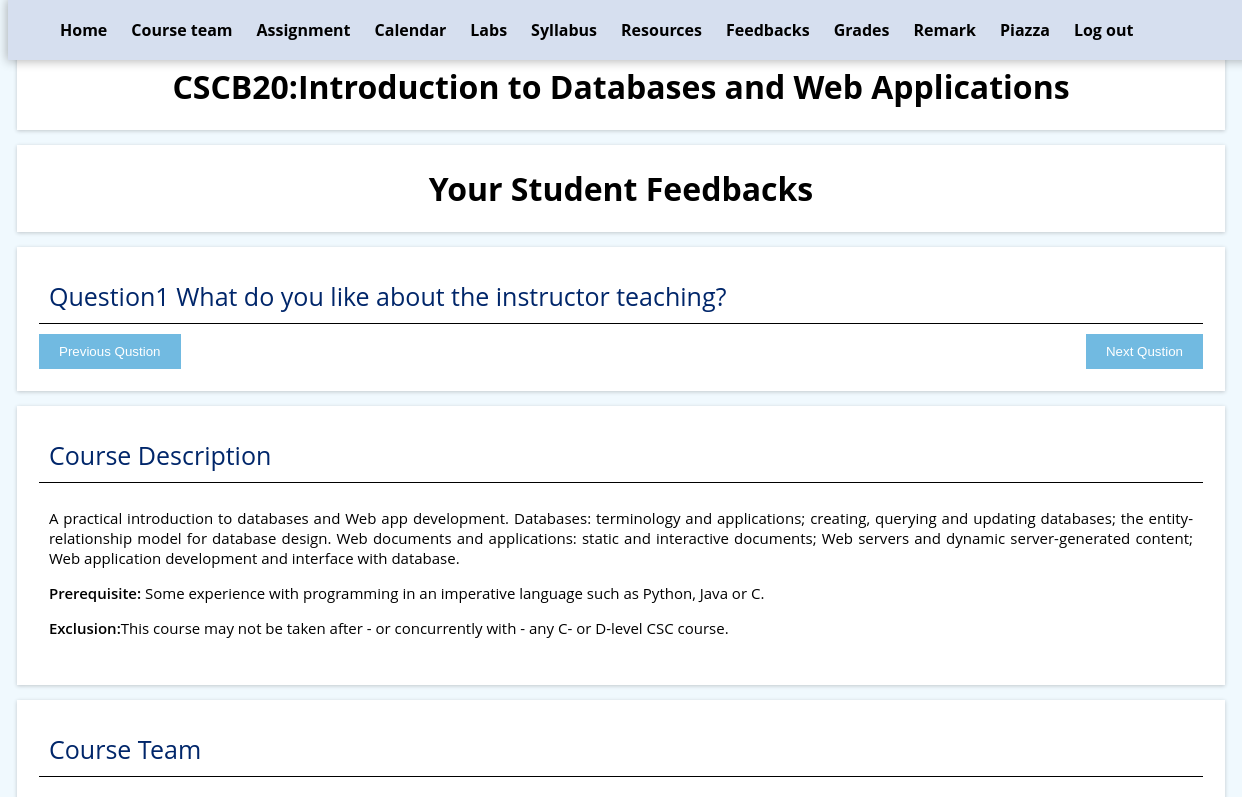
/feedback (signed in, upper part), run on an earlier commit of the app's database.
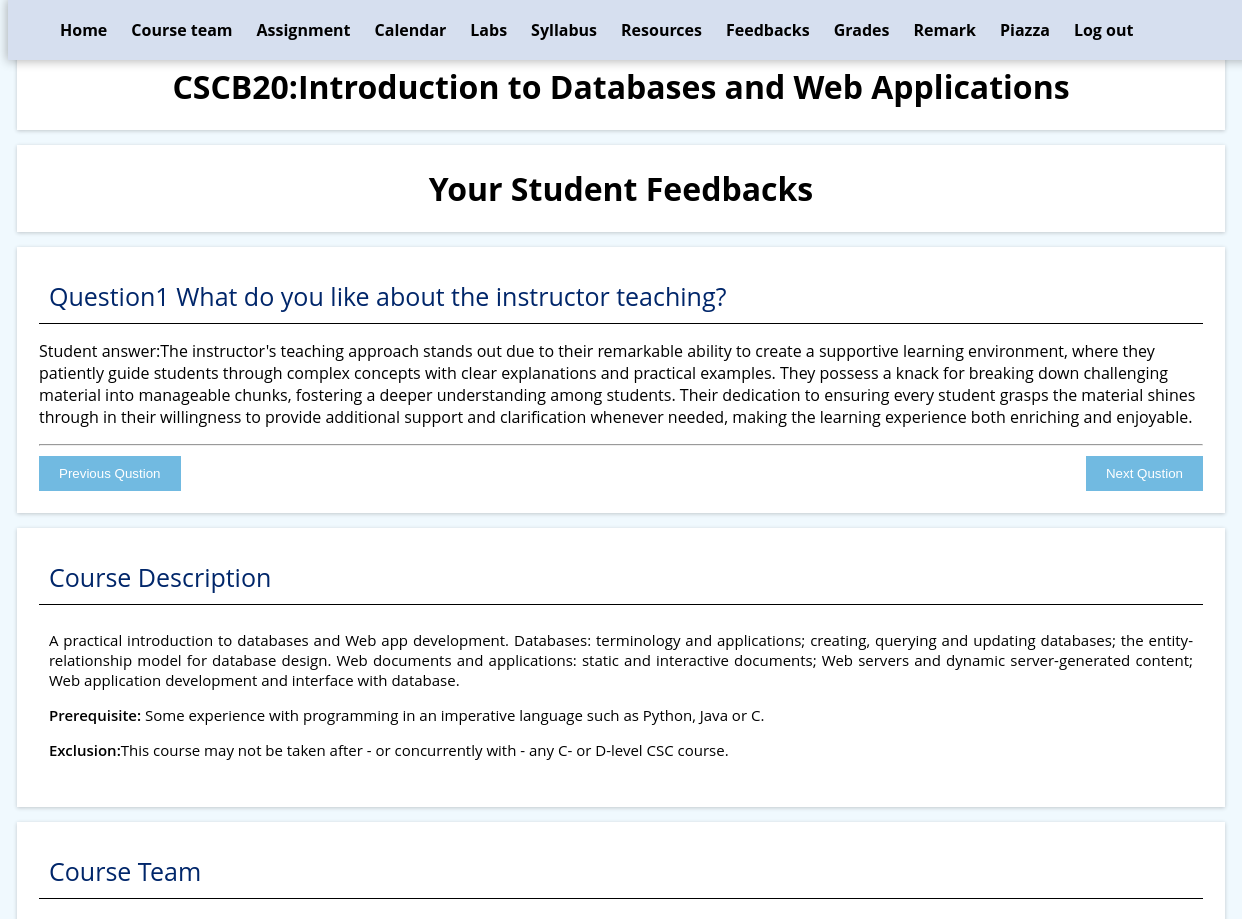
And on a later commit of the database.
### tables this page shows
CREATE TABLE "Feedback" (
    "feedbackid" INTEGER PRIMARY KEY AUTOINCREMENT,
    "Instructor" TEXT NOT NULL,
    "Q1" TEXT NOT NULL,
    "Q2" TEXT,
    "Q3" TEXT,
    "Q4" TEXT
);

### app.py (the view, shortened to what this page needs)
@app.route('/feedback')
def feedback():
    if session['admin']:
        if 'username' not in session:
            return redirect('/loginpage')
        db = get_db()
        db.row_factory = make_dict
        feedbacks = query_db('SELECT * FROM Feedback WHERE instructor=?', [session['username']])
        db.close()
        print(feedbacks)
        return render_template('feedback_instructor.html', feedbacks=feedbacks)

### app.py (called while the page is built)
def get_db():
    db = getattr(g, '_database', None)
    if db is None:
        db = g._database = sqlite3.connect(DATABASE)
    return db

def query_db(query, args=(), one=False):
    cur = get_db().execute(query, args)
    rv = cur.fetchall()
    return (rv[0] if rv else None) if one else rv

def make_dict(cursor, row):
    return dict((cursor.description[idx][0], value)
                for idx, value in enumerate(row))

@app.teardown_appcontext
def close_connection(exception):
    db = getattr(g, '_database', None)
    if db is not None:
        db.close()

### templates/feedback_instructor.html (shortened to what this page needs)
{% extends "base.html" %}
{% block content %}
<link rel="stylesheet" href="../static/style/style.css" type="text/css">
<div>
    <h1 class="section" style="justify-content: center;text-align: center;">Your Student Feedbacks</h1>
</div>
<section class="section" >
<div id="content">
  <div id="qpage1" class="qpage">
    <h2>Question1 What do you like about the instructor teaching?</h2>
    {% for feedback in feedbacks %}
        <p>Student answer:{{ feedback.Q1 }}</p>
        <hr />
    {% endfor %}
  </div>
</div>
<div class="pagination">
  <button onclick="prevqpage()">Previous Qustion</button>
  <button class="next-button" onclick="nextqpage()">Next Qustion</button>
</div>
</section>
{% endblock %}

What changed in the data, as far as the page shows it:
added Feedback: Q1 "The instructor's teaching approach stands out due to their remarkable ability to create a supportive learning environment, where they patiently guide students through complex concepts with clear explanations and practical examples. They possess a knack for breaking down challenging material into manageable chunks, fostering a deeper understanding among students. Their dedication to ensuring every student grasps the material shines through in their willingness to provide additional support and clarification whenever needed, making the learning experience both enriching and enjoyable."
